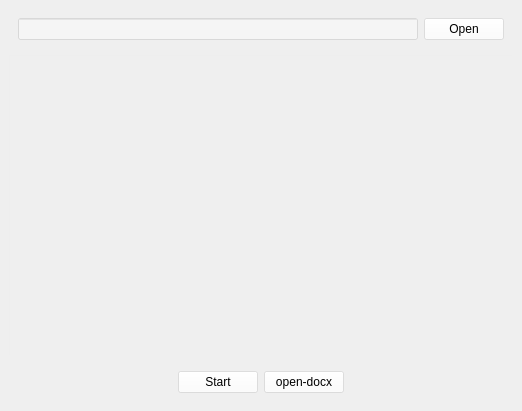
<?xml version="1.0" encoding="UTF-8"?>
<ui version="4.0">
 <class>MainWindow</class>
 <widget class="QMainWindow" name="MainWindow">
  <property name="geometry">
   <rect>
    <x>0</x>
    <y>0</y>
    <width>522</width>
    <height>411</height>
   </rect>
  </property>
  <property name="windowTitle">
   <string>MainWindow</string>
  </property>
  <property name="styleSheet">
   <string notr="true"/>
  </property>
  <widget class="QWidget" name="centralwidget">
   <layout class="QVBoxLayout" name="verticalLayout">
    <item>
     <widget class="QWidget" name="widget" native="true">
      <layout class="QHBoxLayout" name="horizontalLayout">
       <item>
        <widget class="QLineEdit" name="edit_path">
         <property name="styleSheet">
          <string notr="true">background-color: rgba(255, 255, 255, 100);</string>
         </property>
         <property name="text">
          <string/>
         </property>
        </widget>
       </item>
       <item>
        <widget class="QPushButton" name="btn_open">
         <property name="styleSheet">
          <string notr="true">background-color: rgba(255, 255, 255, 100);</string>
         </property>
         <property name="text">
          <string>Open</string>
         </property>
        </widget>
       </item>
      </layout>
     </widget>
    </item>
    <item>
     <widget class="QTextEdit" name="text_info">
      <property name="contextMenuPolicy">
       <enum>Qt::NoContextMenu</enum>
      </property>
      <property name="layoutDirection">
       <enum>Qt::LeftToRight</enum>
      </property>
      <property name="styleSheet">
       <string notr="true">background-color: rgba(255, 255, 255, 2);</string>
      </property>
      <property name="frameShape">
       <enum>QFrame::Panel</enum>
      </property>
      <property name="frameShadow">
       <enum>QFrame::Sunken</enum>
      </property>
     </widget>
    </item>
    <item>
     <widget class="QWidget" name="widget_2" native="true">
      <layout class="QHBoxLayout" name="horizontalLayout_2">
       <item>
        <spacer name="horizontalSpacer">
         <property name="orientation">
          <enum>Qt::Horizontal</enum>
         </property>
         <property name="sizeHint" stdset="0">
          <size>
           <width>40</width>
           <height>20</height>
          </size>
         </property>
        </spacer>
       </item>
       <item>
        <widget class="QPushButton" name="btn_start">
         <property name="styleSheet">
          <string notr="true">background-color: rgba(255, 255, 255, 100);</string>
         </property>
         <property name="text">
          <string>Start</string>
         </property>
        </widget>
       </item>
       <item>
        <widget class="QPushButton" name="btn_docx">
         <property name="styleSheet">
          <string notr="true">background-color: rgba(255, 255, 255, 100);</string>
         </property>
         <property name="text">
          <string>open-docx</string>
         </property>
        </widget>
       </item>
       <item>
        <spacer name="horizontalSpacer_2">
         <property name="orientation">
          <enum>Qt::Horizontal</enum>
         </property>
         <property name="sizeHint" stdset="0">
          <size>
           <width>40</width>
           <height>20</height>
          </size>
         </property>
        </spacer>
       </item>
      </layout>
     </widget>
    </item>
   </layout>
  </widget>
  <widget class="QMenuBar" name="menubar">
   <property name="geometry">
    <rect>
     <x>0</x>
     <y>0</y>
     <width>522</width>
     <height>21</height>
    </rect>
   </property>
  </widget>
 </widget>
 <resources>
  <include location="data.qrc"/>
 </resources>
 <connections/>
</ui>
